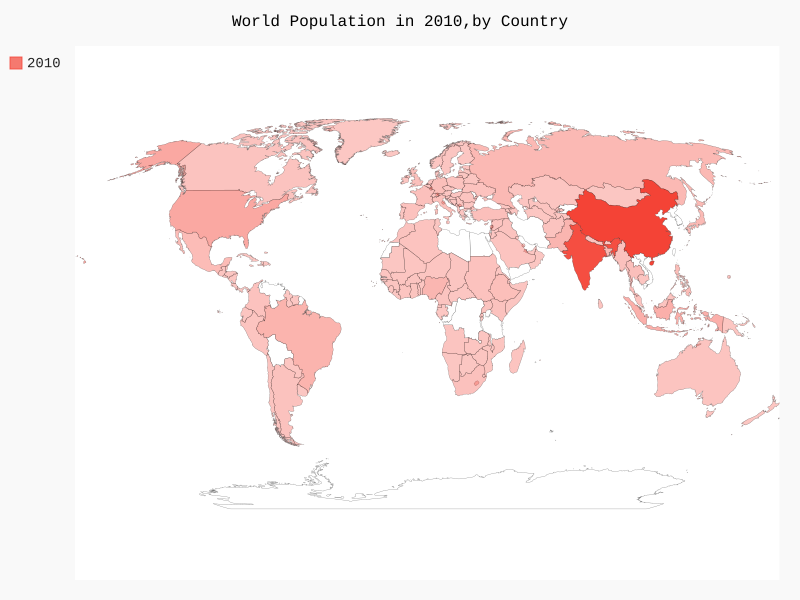

The Python source for this figure:
# -*-coding:UTF-8-*-
import json
from country_codes import get_country_code
import pygal.maps.world


#将数据加载到一个列表中
filename = 'population_data.json'
with open(filename) as f:
    pop_data = json.load(f)

#创建一个包含人口数量的字典
cc_populations = {}
for pop_dict in pop_data:
    if pop_dict['Year'] == '2010':
        country_name = pop_dict['Country Name']
        population = int(float(pop_dict['Value']))
        #print (country_name + ": " + str(population))
        code = get_country_code(country_name)
        if code:
            #print(code + ": "+ str(population))
            cc_populations[code] = population
        # else:
        #     print('ERROR - '+ country_name)

wm = pygal.maps.world.World()
wm.title = 'World Population in 2010,by Country'
wm.add('2010',cc_populations)

wm.render_to_file('world_population.svg')
